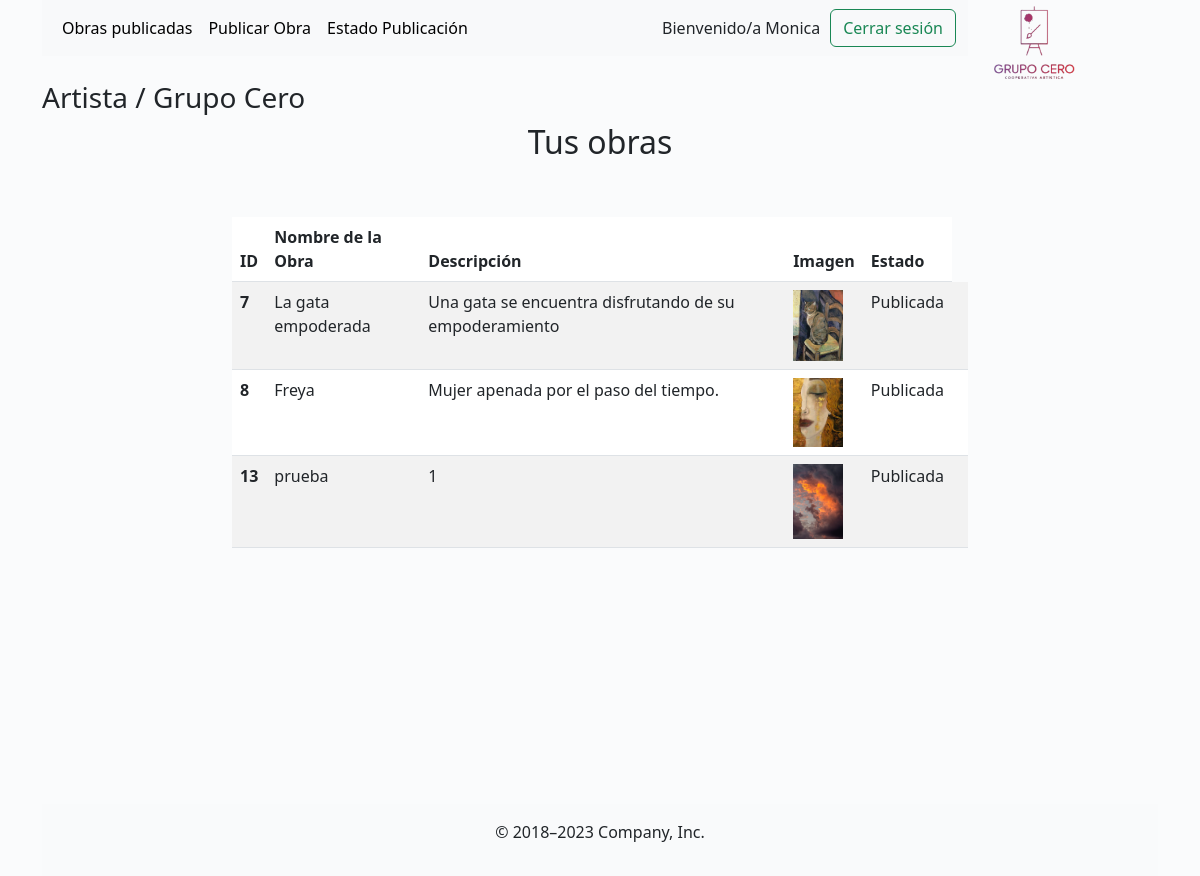
The page /obraspublicadas/ (signed in) on the database its author committed.
### gcweb/models.py (models this page shows, shortened)
class PublicacionArt(models.Model):
    nombre_obra = models.CharField(max_length=50)
    descripcion_obra = models.TextField(max_length=200)
    tecnica_obra = models.CharField(max_length=50)
    valor_obra = models.PositiveSmallIntegerField()
    categoria=models.ForeignKey(Categoria, on_delete=models.PROTECT, null=True)
    artista=models.ForeignKey(User, on_delete=models.CASCADE, null=True)
    imagen_obra = models.ImageField(upload_to="obras", null=True)
    estado = models.IntegerField(choices=estados, default=0)
    mensaje_rechazo = models.TextField(max_length=200, null=True)

### gcweb/views.py (the view)
# urls.py: path('obraspublicadas/',obrasPublicadas,name="obrasPublicadas"),
def obrasPublicadas(request):
    publicaciones = PublicacionArt.objects.all()
    data = {
        "publicaciones": publicaciones
    }
    return render(request,"obrasPublicadas.html",data)

### gcweb/templates/obrasPublicadas.html
{% extends 'baseArtista.html' %}
{% load static %}
{% load crispy_forms_tags %}
{% block contenido2 %}
<div class="container" id="OP2">
  <div class="row">
      <div class="col-12 text-center">
          <h2>Tus obras</h2>
          <br><br>
      </div>
  </div>
</div>
<div class="container">
  <div class="row justify-content-center">
    <div class="col-8">
      <div class="table-responsive">
        <table class="table table-striped table-hover">
          <thead class="thead-light">
            <tr>
              <th scope="col">ID</th>
              <th scope="col">Nombre de la Obra</th>
              <th scope="col">Descripción</th>
              <th scope="col">Imagen</th>
              <th scope="col">Estado</th>
            </tr>
          </thead>
          <tbody>
            {% for obra in publicaciones %}
            {% if user.id == obra.artista.id %}
            {% if obra.estado == 1 %}
            <tr>
              <th scope="row">{{ obra.id }}</th>
              <td>{{obra.nombre_obra}}</td>
              <td>{{obra.descripcion_obra}}</td>
              <td>
                <img src="{{ obra.imagen_obra.url }}" alt="Imagen de la obra" width="50" class="enlarge-image">
              </td>
              <td>Publicada</td>
              <td>
            </tr>
            {% endif %}
            {% endif %}
            {% endfor %}
          </tbody>
        </table>
      </div>
    </div>
      </div>
    </div>
  </div>
{% endblock %}

### gcweb/templates/baseArtista.html (shortened to what this page needs)
<!DOCTYPE html>
<html lang="es">
<head>
    <link href="https://cdn.jsdelivr.net/npm/bootstrap@5.3.0-alpha2/dist/css/bootstrap.min.css" rel="stylesheet"
 />
        {% load static %}
</head>
<body>
    <div class="container" id="OP">
        <div class="row">
            <div class="col-10">
                <nav class="navbar navbar-expand-lg bg-body-tertiary">
                    <div class="container-fluid">
                        <div class="collapse navbar-collapse" id="navbarTogglerDemo01">
                            <ul class="navbar-nav me-auto mb-2 mb-lg-0">
                                <li class="nav-item">
                                    <a class="nav-link active" aria-current="page"
                                        href="{% url 'obrasPublicadas' %}">Obras publicadas</a>
                                </li>
                                <li class="nav-item">
                                    <a class="nav-link active" aria-current="page"
                                        href="{% url 'publicacion' %}">Publicar Obra</a>
                                </li>
                                <li class="nav-item">
                                    <a class="nav-link active" aria-current="page"
                                     href="{% url 'estado_publicacion' %}" >Estado Publicación</a>
                                </li>
                            </ul>
                                    <a class="nav-link" aria-current="page">Bienvenido/a {{user.username}}</a>
                                <a href="{% url 'logout' %}"><button class="btn btn-outline-success"
                                        type="button">Cerrar sesión</button></a>
                        </div>
                    </div>
                </nav>
            </div>
            <div class="col-2"><img src="{% static './imagenes/Logo4.png' %}" class="d-block w-50"></div>
        </div>
    </div>
    <div class="container" id="OP1">
        <div class="row">
            <div class="col-4" >
                <h3>Artista / Grupo Cero</h3>
            </div>
            <div class="col-4"></div>
            <div class="col-4"></div>
        </div>
    </div>
    <main>
        <div id="contenido2">
            {% block contenido2 %}
            {% endblock %}
    </main>
    <br><br><br><br>
    <br><br><br><br>
    <br><br>
    <footer class="container">
        <div  class="text-center p-3" style="background-color: rgba(244, 242, 246, 0.2)">
            <p>© 2018–2023 Company, Inc.
            </p>
    </div>
</footer>
</body>
</html>

### gcweb/templates/baseArtista.html (style rules this page uses)
body { background-color: rgba(249, 251, 252, 0.785); }

### rows shown on the page
PublicacionArt: id "7", nombre_obra "La gata empoderada", descripcion_obra "Una gata se encuentra disfrutando de su empoderamiento", imagen_obra (picture)
PublicacionArt: id "8", nombre_obra "Freya", descripcion_obra "Mujer apenada por el paso del tiempo.", imagen_obra (picture)
PublicacionArt: id "13", nombre_obra "prueba", descripcion_obra "1", imagen_obra (picture)

### other values the page prints
{{ user.username }} "Monica"
